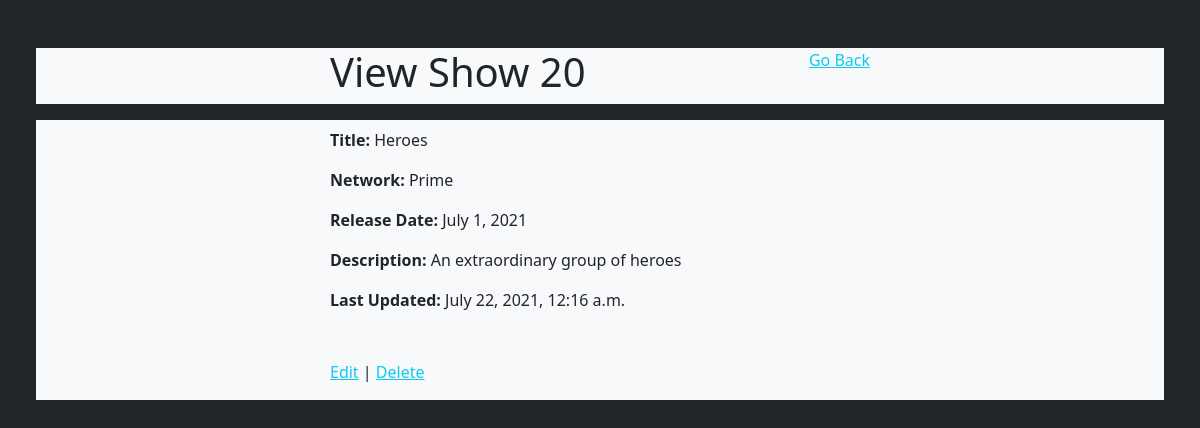
Screenshot of /shows/20/ with the database file from the repository.
### shows/models.py (models this page shows, shortened)
class Show(models.Model):
    title = models.CharField(max_length=255)
    description = models.TextField()
    release_date = models.DateField()
    network = models.ForeignKey(Network, related_name="shows", on_delete=models.CASCADE)
    created_at = models.DateTimeField(auto_now_add=True)
    updated_at = models.DateTimeField(auto_now=True)

class Network(models.Model):
    title = models.CharField(max_length=50)
    created_at = models.DateTimeField(auto_now_add=True)
    updated_at = models.DateTimeField(auto_now=True)

### shows/views.py (the view)
# urls.py: path('shows/<int:show_id>/', views.view, name="my_view"),
def view(request, show_id):
    this_show = Show.objects.get(id=show_id)
    context = {
        'this_show': this_show,
    }
    return render(request, "view.html", context)

### shows/templates/view.html (shortened to what this page needs)
{% extends "base.html" %}
{% block heading_title %}
    <div class="col-4 offset-3"><h1>View Show {{ this_show.id }}</h1></div>
    <div class="col-2 text-end">
        <a href="{% url 'my_shows' %}" class="link-info {% block link_visibility %}{% endblock %}">Go Back</a>
    </div>
{% endblock %}
{% block content %}
<div class="row mt-3 bg-light pt-2">
    <div class="col-6 offset-3">
        <p><b>Title:</b> {{ this_show.title }}</p>
        <p><b>Network:</b> {{ this_show.network.title }}</p>
        <p><b>Release Date:</b> {{ this_show.release_date }}</p>
        <p><b>Description:</b> {{ this_show.description }}</p>
        <p class="mb-5"><b>Last Updated:</b> {{ this_show.updated_at }} </p>
    </div>
</div>
<div class="row bg-light">
    <div class="col-6 offset-3 pb-3">
            <a href="{% url 'my_edit' show_id=this_show.id %}" class="link-info mt-5">Edit</a> |
            <a href="" class="link-info">Delete</a>
    </div>
</div>
{% endblock %}

### rows the page displays
Show: id "20", title "Heroes", network "Prime", release_date "July 1, 2021", description "An extraordinary group of heroes", updated_at "July 22, 2021, 12:16 a.m."
